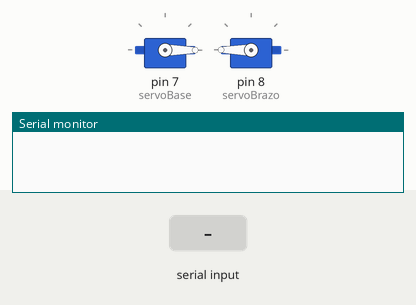
Simulated run of this sketch. Board: Arduino Uno, built with avr-gcc and run on an emulated ATmega328P. Shown: 2 × servo, the last lines printed to the serial monitor. The test bench sets the inputs (shaded band).

Above: at 1.2 s.
1.3 s: "90,45\n" received over Serial
At 3.5 s:
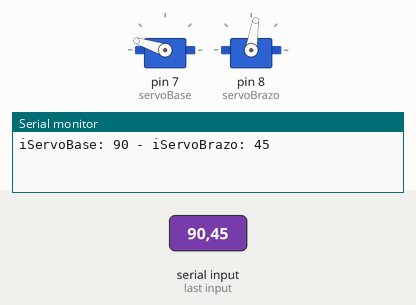
3.8 s: "30,150\n" received over Serial
At 5.6 s:
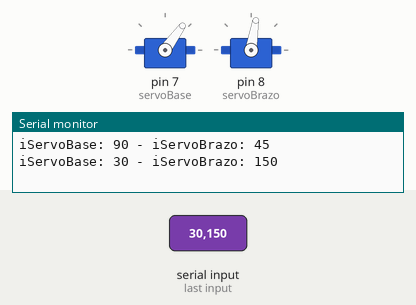
6.3 s: "5\n" received over Serial
At 8.5 s:
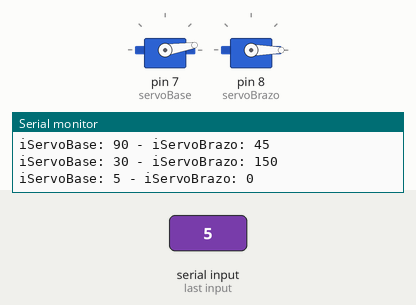
8.8 s: "90\n" received over Serial
At 10.5 s:
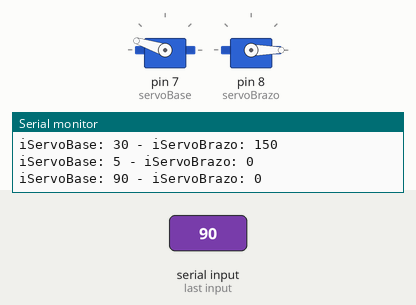
11.3 s: "30,150\n" received over Serial
At 13.7 s:
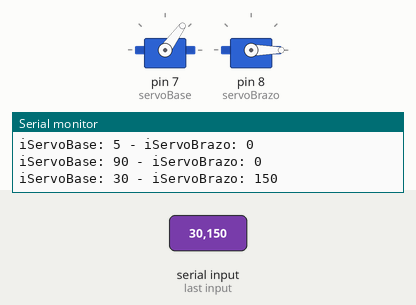
Timing chart, 0 to 14.8 s (numbered marks = the images above; inputs shaded):
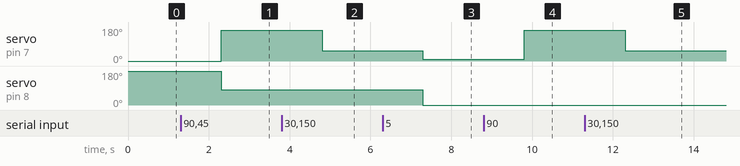

Measured:
- after the input at 1.3 s, servo on pin 7 (servoBase): 0° → 162° after 1.0 s; servo on pin 8 (servoBrazo): 180° → 81° after 1.0 s
- after the input at 3.8 s, servo on pin 7 (servoBase): 162° → 54° after 1.0 s
- after the input at 6.3 s, servo on pin 7 (servoBase): 54° → 9° after 1.0 s; servo on pin 8 (servoBrazo): 81° → 0° after 1.0 s
- after the input at 8.8 s, servo on pin 7 (servoBase): 9° → 162° after 1.0 s
- after the input at 11.3 s, servo on pin 7 (servoBase): 162° → 54° after 1.0 s

The sketch:

stepper_robot_serial.ino
```cpp
#include <Servo.h>

int iServoBase = 0;
int iServoBrazo = 0;
//
Servo servoBase;    // servo PWM7 - Control base - 000 _ 180
Servo servoBrazo;   // servo PWM8 - Control brazo -> 000 _ 180
//
String datosSerial;
int contadorDatosSerial;

void setup()
{
  iServoBase = 0;   // Posición inicial - Hacia delante
  iServoBrazo = 180; // Posición inicial - Hacia delante
  //
  servoBase.attach(7);   // attaches the servo on pin 7 to the servo object
  servoBrazo.attach(8);   // attaches the servo on pin 8 to the servo object
  //
  servoBase.write(iServoBase);
  servoBrazo.write(iServoBrazo);
  // initialize the serial port:
  Serial.begin(115200);
}

void loop()
{
  if (Serial.available() > 0) {
    String datosSerial = Serial.readString();
      //
      descomponerDatosSerial(datosSerial);
      //
      if (iServoBase >= 0 && iServoBase <= 100) {
        accionarBase();
      }
      //
      if (iServoBrazo >= 0 && iServoBrazo <= 100) {
        accionarBrazo();
      }
      //
      datosSerial = "";
      contadorDatosSerial = 0;
  }
  delay(10); // waits for the servo to get there
}

void accionarBase() {
  // servo PWM3 - Control accelerador - 0-50
  int iServoBasePlaca = map(iServoBase, 0, 100, 0, 180);
  servoBase.write(iServoBasePlaca);
}
void accionarBrazo() {
  // servo PWM6 - Control dirección - 10 - 70
  int iServoBrazoPlaca = map(iServoBrazo, 0, 100, 0, 180);
  servoBrazo.write(iServoBrazoPlaca);
}

void descomponerDatosSerial(String pDatosSerial) {
  iServoBase = pDatosSerial.substring(0,3).toInt();
  //
  iServoBrazo = pDatosSerial.substring(3,6).toInt();
  //
  Serial.print("iServoBase: ");
  Serial.print(iServoBase);
  Serial.print(" - iServoBrazo: ");
  Serial.println(iServoBrazo);
}
```
